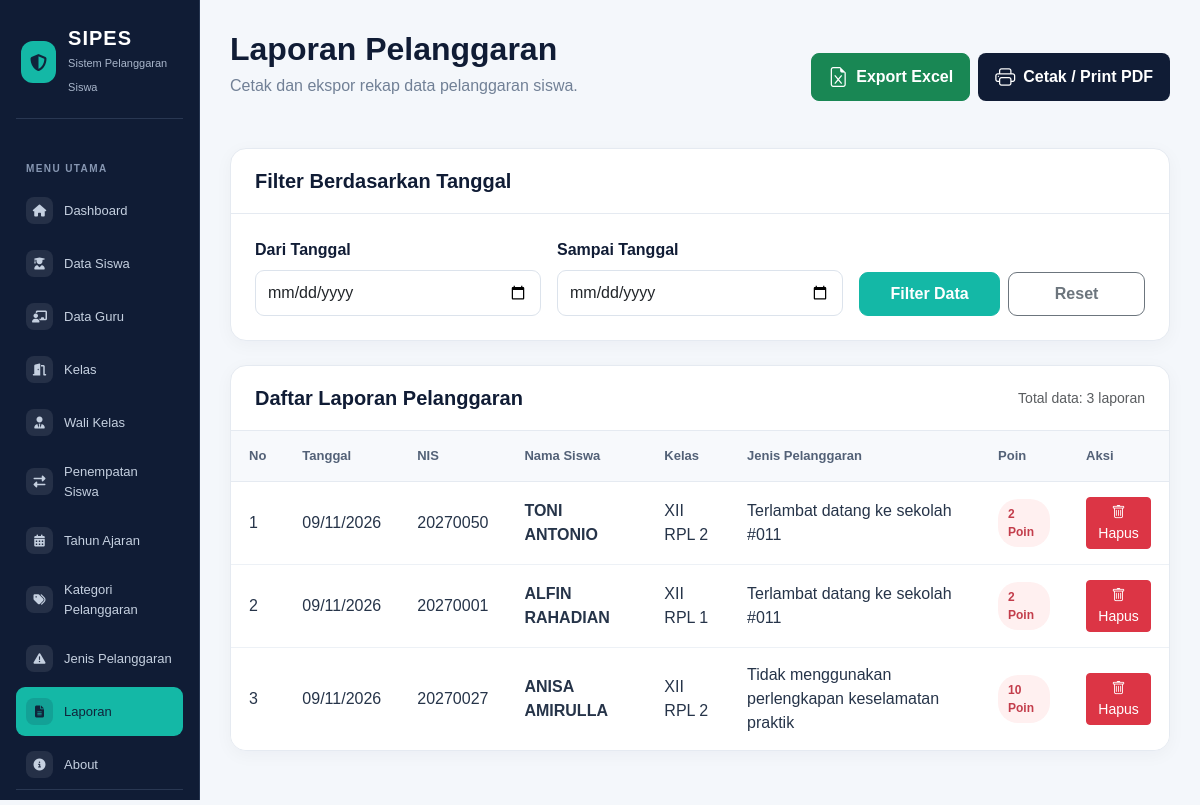
/laporan.php (signed in), run on the app's committed database.
### tables this page shows
CREATE TABLE `t_pelanggaran_siswa` (
  `id` int(11) NOT NULL,
  `tahun_ajaran_id` int(11) DEFAULT NULL,
  `siswa_id` int(11) DEFAULT NULL,
  `nama_siswa` varchar(150) NOT NULL,
  `kelas_id` int(11) DEFAULT NULL,
  `nama_kelas` varchar(100) NOT NULL,
  `pelanggaran_id` int(11) DEFAULT NULL,
  `nama_pelanggaran` varchar(150) NOT NULL,
  `pelanggaran_kategori_id` int(11) DEFAULT NULL,
  `guru_id` int(11) DEFAULT NULL,
  `nama_guru` varchar(150) NOT NULL,
  `tanggal` date DEFAULT NULL,
  `keterangan` text NOT NULL,
  `poin` int(11) NOT NULL,
  `tindakan` text NOT NULL,
  `status` varchar(30) NOT NULL,
  `created_at` timestamp NOT NULL DEFAULT current_timestamp(),
  `updated_at` timestamp NOT NULL DEFAULT current_timestamp()
);

CREATE TABLE `t_siswa` (
  `id` int(11) NOT NULL,
  `nis` varchar(30) DEFAULT NULL,
  `nisn` varchar(20) NOT NULL,
  `nama` varchar(150) DEFAULT NULL,
  `jenis_kelamin` char(1) NOT NULL,
  `tanggal_lahir` date NOT NULL,
  `alamat` text NOT NULL,
  `status_aktif` tinyint(1) NOT NULL,
  `created_at` timestamp NOT NULL DEFAULT current_timestamp(),
  `updated_at` timestamp NOT NULL DEFAULT current_timestamp()
);

CREATE TABLE `t_kelas` (
  `id` int(11) NOT NULL,
  `nama` varchar(100) DEFAULT NULL,
  `tingkat` varchar(20) NOT NULL,
  `jurusan` varchar(100) NOT NULL,
  `status_aktif` tinyint(1) NOT NULL,
  `created_at` timestamp NOT NULL DEFAULT current_timestamp(),
  `updated_at` timestamp NOT NULL DEFAULT current_timestamp()
);

CREATE TABLE `t_pelanggaran` (
  `id` int(11) NOT NULL,
  `pelanggaran_kategori_id` int(11) DEFAULT NULL,
  `kode` varchar(30) DEFAULT NULL,
  `nama` varchar(150) DEFAULT NULL,
  `poin` int(11) NOT NULL,
  `deskripsi` text NOT NULL,
  `status_aktif` tinyint(1) NOT NULL,
  `created_at` timestamp NOT NULL DEFAULT current_timestamp(),
  `updated_at` timestamp NOT NULL DEFAULT current_timestamp()
);

### laporan.php (the view, shortened to what this page needs)
<?php
include 'config/koneksi.php';
$tgl_mulai = $_GET['tgl_mulai'] ?? '';
$tgl_selesai = $_GET['tgl_selesai'] ?? '';
$filter_aktif = false;
    ?>
    <?php
$batas = 10;
$halaman_aktif = isset($_GET['page']) ? (int)$_GET['page'] : 1;
$halaman_aktif = max(1, $halaman_aktif);
$mulai = ($halaman_aktif - 1) * $batas;
$sql_jml = "
    SELECT COUNT(*) AS total
    FROM t_pelanggaran_siswa ps
";
$stmt_jml = mysqli_prepare($koneksi, $sql_jml);
mysqli_stmt_execute($stmt_jml);
$result_jml = mysqli_stmt_get_result($stmt_jml);
$row_jml = mysqli_fetch_assoc($result_jml);
$total_data = (int)$row_jml['total'];
$sql = "
    SELECT ps.*, s.nis, s.nama AS nama_siswa,
           k.nama AS nama_kelas, p.nama AS nama_pelanggaran, p.poin
    FROM t_pelanggaran_siswa ps
    JOIN t_siswa s ON ps.siswa_id = s.id
    JOIN t_kelas k ON ps.kelas_id = k.id
    JOIN t_pelanggaran p ON ps.pelanggaran_id = p.id
";
$sql .= " ORDER BY ps.tanggal DESC LIMIT ?, ?";
$stmt = mysqli_prepare($koneksi, $sql);
if ($filter_aktif) {
    mysqli_stmt_bind_param(
        $stmt,
        "ssii",
        $tgl_mulai,
        $tgl_selesai,
        $mulai,
        $batas
    );
} else {
    mysqli_stmt_bind_param($stmt, "ii", $mulai, $batas);
}
mysqli_stmt_execute($stmt);
$query = mysqli_stmt_get_result($stmt);
?>
<!DOCTYPE html>
<html lang="id">
<head>
    <link href="https://cdn.jsdelivr.net/npm/bootstrap@5.3.3/dist/css/bootstrap.min.css" rel="stylesheet">
    <link rel="stylesheet" href="https://cdn.jsdelivr.net/npm/bootstrap-icons@1.11.3/font/bootstrap-icons.min.css">
    <link rel="stylesheet" href="https://cdnjs.cloudflare.com/ajax/libs/font-awesome/6.5.1/css/all.min.css">
</head>
<body>
<div class="no-print">
    <?php include 'includes/sidebar.php'; ?>
</div>
<main class="main-content">
    <div class="container-fluid p-0">
        <div class="d-flex flex-column flex-md-row justify-content-between align-items-md-center gap-3 mb-4 no-print">
            <div>
                <h2 class="page-title">Laporan Pelanggaran</h2>
                <p class="page-subtitle">Cetak dan ekspor rekap data pelanggaran siswa.</p>
            </div>
            <div class="d-flex gap-2 flex-wrap">
                <a href="laporan.php?export=excel<?= $filter_aktif ? '&tgl_mulai='.urlencode($tgl_mulai).'&tgl_selesai='.urlencode($tgl_selesai) : ''; ?>" class="btn btn-success fw-bold rounded-3 px-3 py-2 d-flex align-items-center gap-2">
                    <i class="bi bi-file-earmark-excel fs-5"></i> Export Excel
                </a>
                <button onclick="window.print()" class="btn text-white fw-bold rounded-3 px-3 py-2 d-flex align-items-center gap-2" style="background: var(--navy);">
                    <i class="bi bi-printer fs-5"></i> Cetak / Print PDF
                </button>
            </div>
        </div>
        <section class="content-card no-print">
            <div class="card-heading">
                <h5>Filter Berdasarkan Tanggal</h5>
            </div>
            <div class="card-body-custom">
                <form method="GET" action="laporan.php" class="row g-3 align-items-end">
                    <div class="col-md-4">
                        <label class="form-label">Dari Tanggal</label>
                        <input type="date" name="tgl_mulai" class="form-control" value="<?= htmlspecialchars($tgl_mulai); ?>" required>
                    </div>
                    <div class="col-md-4">
                        <label class="form-label">Sampai Tanggal</label>
                        <input type="date" name="tgl_selesai" class="form-control" value="<?= htmlspecialchars($tgl_selesai); ?>" required>
                    </div>
                    <div class="col-md-4 d-flex gap-2">
                        <button type="submit" class="btn btn-teal w-100">Filter Data</button>
                        <a href="laporan.php" class="btn btn-outline-secondary w-100 d-flex align-items-center justify-content-center" style="border-radius: 9px; font-weight: 600;">
                            Reset
                        </a>
                    </div>
                </form>
            </div>
        </section>
        <section class="content-card">
            <div class="card-heading d-flex justify-content-between align-items-center">
                <h5>Daftar Laporan Pelanggaran</h5>
                <small class="text-muted">Total data: <?= $total_data; ?> laporan</small>
            </div>
            <div class="table-responsive">
                <table class="table">
                    <thead>
                        <tr>
                            <th>No</th>
                            <th>Tanggal</th>
                            <th>NIS</th>
                            <th>Nama Siswa</th>
                            <th>Kelas</th>
                            <th>Jenis Pelanggaran</th>
                            <th>Poin</th>
                            <?php if ($role === 'admin'): ?>
                                <th class="no-print">Aksi</th>
                            <?php endif; ?>
                        </tr>
                    </thead>
                    <tbody>
                        <?php if ($query && mysqli_num_rows($query) > 0): ?>
                            <?php $no = $mulai + 1; while($d = mysqli_fetch_assoc($query)): ?>
                                <tr>
                                    <td><?= $no++; ?></td>
                                    <td><?= date('d/m/Y', strtotime($d['tanggal'])); ?></td>
                                    <td><?= htmlspecialchars($d['nis']); ?></td>
                                    <td><strong><?= htmlspecialchars($d['nama_siswa']); ?></strong></td>
                                    <td><?= htmlspecialchars($d['nama_kelas']); ?></td>
                                    <td><?= htmlspecialchars($d['nama_pelanggaran']); ?></td>
                                    <td>
                                        <span class="badge-poin">
                                            <?= (int)$d['poin']; ?> Poin
                                        </span>
                                    </td>
                                    <?php if ($role === 'admin'): ?>
                                        <td class="no-print">
                                            <form method="POST" action="laporan.php"
                                                  onsubmit="return confirm('Yakin ingin menghapus laporan ini? Data yang dihapus tidak dapat dikembalikan.');">
                                                <button type="submit" name="hapus_laporan"
                                                        class="btn btn-sm btn-danger">
                                                    <i class="bi bi-trash"></i> Hapus
                                                </button>
                                            </form>
                                        </td>
                                    <?php endif; ?>
                                </tr>
                            <?php endwhile; ?>
                        <?php endif; ?>
                    </tbody>
                </table>
            </div>
        </section>
    </div>
</main>
</body>
</html>

### laporan.php (style rules this page uses)
:root { --navy: #101c35; --navy-hover: #20314d; --teal: #14b8a6; --background: #f4f7fb; --text: #263449; --muted: #718096; --border: #e5eaf1; }
body { background: var(--background); color: var(--text); font-family: Arial, sans-serif; min-height: 100vh; }
.main-content { margin-left: 16.666667%; padding: 30px; min-height: 100vh; }
.page-title { color: var(--navy); font-weight: 700; margin-bottom: 6px; }
.page-subtitle { color: var(--muted); margin-bottom: 26px; }
.content-card { background: #fff; border: 1px solid var(--border); border-radius: 16px; box-shadow: 0 4px 18px rgba(16, 28, 53, 0.04); overflow: hidden; margin-bottom: 24px; }
.card-heading { padding: 20px 24px; border-bottom: 1px solid var(--border); }
.card-heading h5 { color: var(--navy); font-weight: 700; margin: 0; }
.card-body-custom { padding: 24px; }
.form-label { font-weight: 600; color: var(--navy); margin-bottom: 8px; }
.form-control { border: 1px solid #dce3ec; border-radius: 9px; padding: 10px 12px; }
.btn-teal { background: var(--teal); border: 1px solid var(--teal); color: #fff; border-radius: 9px; padding: 9px 16px; font-weight: 600; }
.table { margin-bottom: 0; vertical-align: middle; }
.table thead th { background: #f7f9fc; color: #536177; font-size: 13px; font-weight: 700; padding: 15px 18px; border-bottom: 1px solid var(--border); white-space: nowrap; }
.table tbody td { padding: 15px 18px; border-bottom: 1px solid #edf1f6; color: var(--text); }
.table tbody tr:last-child td { border-bottom: none; }
.badge-poin { display: inline-block; background: #fff0f0; color: #c33d4b; padding: 6px 10px; border-radius: 20px; font-size: 12px; font-weight: 700; }

### data on the page
t_pelanggaran_siswa: tanggal "09/11/2026", siswa.nis "20270050", siswa.nama "TONI ANTONIO", kelas.nama "XII RPL 2", pelanggaran.nama "Terlambat datang ke sekolah #011", pelanggaran.poin "2"
t_pelanggaran_siswa: tanggal "09/11/2026", siswa.nis "20270001", siswa.nama "ALFIN RAHADIAN", kelas.nama "XII RPL 1", pelanggaran.nama "Terlambat datang ke sekolah #011", pelanggaran.poin "2"
t_pelanggaran_siswa: tanggal "09/11/2026", siswa.nis "20270027", siswa.nama "ANISA AMIRULLA", kelas.nama "XII RPL 2", pelanggaran.nama "Tidak menggunakan perlengkapan keselamatan praktik", pelanggaran.poin "10"

### other printed values
$total_data "3"
